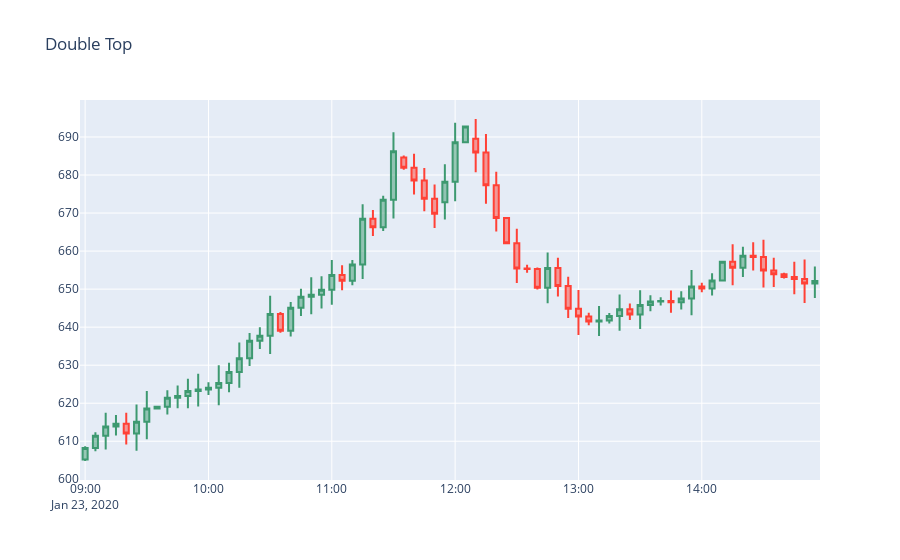

Notebook cell for this chart:
### Code cell
dfd = df1.iloc[1080:1080+72]
draw_candlesticks(dfd,'Double Top',xaxis_rangeslider_visible=False)
